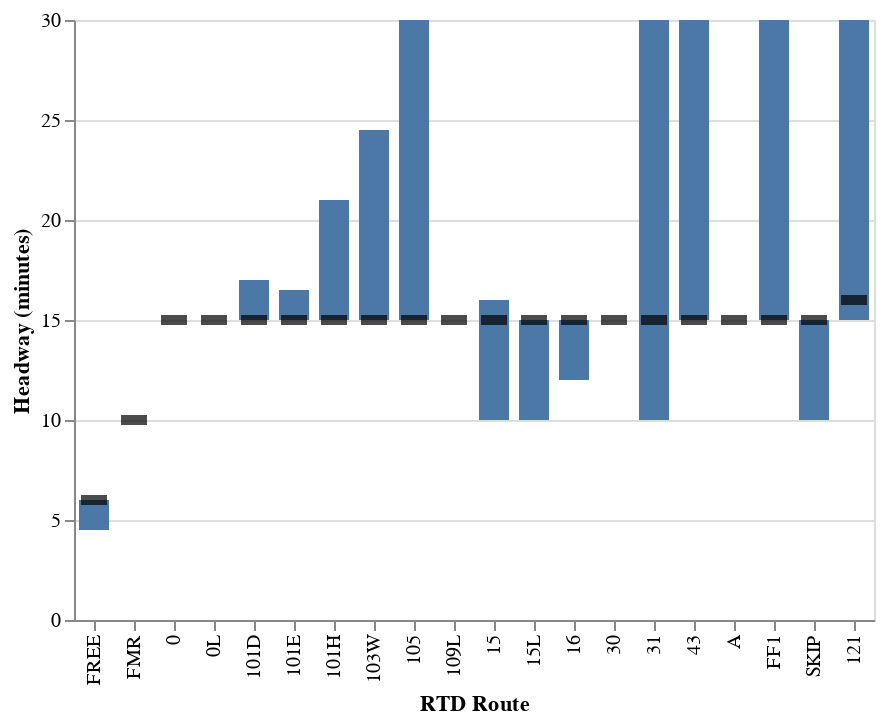

This figure's notebook cell:
### Code cell
headways_url = "https://raw.githubusercontent.com/kcanderson/vega-lite-test/refs/heads/main/data/headways_weekdays.json"
alt.data_transformers.enable("vegafusion")

slider_max = alt.binding_range(min=0, max=150, step=1, name='Max avg. headway (min):')
maxh_var = alt.param(value=20, bind=slider_max)

service_id_selections = list(headwaysdf["service_id"].value_counts().keys())
service_dropdown = alt.binding_select(options=service_id_selections, name='Service')
#selection = alt.select_point(fields=['service_id'], bind=service_dropdown)

c = alt.LayerChart(data=headwaysdf).encode(
    x=alt.X(
        'route_id:N',
        sort=alt.SortField(field="median"),
        title="RTD Route",
    ),
    tooltip=["min:Q", 'q1:Q', "median:Q", "mean:Q", 'q3:Q', "max:Q"],
).transform_aggregate(
    median="median(headway_minutes)",
    q1="q1(headway_minutes)",
    q3="q3(headway_minutes)",
    min="min(headway_minutes)",
    max="max(headway_minutes)",
    mean="mean(headway_minutes)",
    groupby=["route_id"],
).transform_filter(
    alt.FieldRangePredicate(field='median', range=[0, maxh_var])
).add_layers(
    alt.Chart().mark_bar(width=15).encode(y='q1:Q', y2='q3:Q'),
    alt.Chart().mark_tick(color='black', width=13, thickness=5).encode(
        y=alt.Y('median:Q', title="Headway (minutes)")
    ),
).add_params(
    maxh_var
)

c

### Figure 1 — Vega specification as saved in the notebook (floating-point values rounded to 4 significant figures)
{"$schema": "https://vega.github.io/schema/vega/v6.json", "data": [{"name": "_server_source_0", "values": [{"route_id": "0", "median": 15.0, "q1": 15.0, "q3": 15.0, "min": 10.0, "max": 60.0, "mean": 16.95}, {"route_id": "0B", "median": 30.0, "q1": 30.0, "q3": 30.0, "min": 26.0, "max": 34.0, "mean": 30.01}, {"route_id": "0L", "median": 15.0, "q1": 15.0, "q3": 15.0, "min": 13.0, "max": 16.0, "mean": 14.95}, {"route_id": "1", "median": 60.0, "q1": 60.0, "q3": 60.0, "min": 57.0, "max": 63.0, "mean": 59.95}, {"route_id": "10", "median": 28.0, "q1": 12.25, "q3": 33.0, "min": 0.0, "max": 77.0, "mean": 28.81}, {"route_id": "100", "median": 60.0, "q1": 30.0, "q3": 60.0, "min": 0.0, "max": 63.0, "mean": 46.1}, {"route_id": "101D", "median": 15.0, "q1": 15.0, "q3": 17.0, "min": 0.0, "max": 30.0, "mean": 17.24}, {"route_id": "101E", "median": 15.0, "q1": 15.0, "q3": 16.5, "min": 0.5, "max": 31.0, "mean": 17.39}, {"route_id": "101H", "median": 15.0, "q1": 15.0, "q3": 21.0, "min": 2.0, "max": 34.5, "mean": 18.56}, {"route_id": "103W", "median": 15.0, "q1": 15.0, "q3": 24.5, "min": 4.75, "max": 30.0, "mean": 17.53}, {"route_id": "104L", "median": 60.0, "q1": 31.5, "q3": 60.0, "min": 25.0, "max": 92.0, "mean": 55.83}, {"route_id": "105", "median": 15.0, "q1": 15.0, "q3": 30.0, "min": 10.0, "max": 75.0, "mean": 20.8}, {"route_id": "107R", "median": 30.0, "q1": 30.0, "q3": 30.0, "min": 15.0, "max": 33.0, "mean": 29.72}, {"route_id": "109L", "median": 15.0, "q1": 15.0, "q3": 15.0, "min": 14.25, "max": 31.5, "mean": 16.71}, {"route_id": "11", "median": 30.0, "q1": 30.0, "q3": 59.0, "min": 7.0, "max": 112.0, "mean": 39.07}, {"route_id": "112", "median": 60.0, "q1": 60.0, "q3": 60.0, "min": 56.0, "max": 61.0, "mean": 59.92}, {"route_id": "113B", "median": 60.0, "q1": 60.0, "q3": 60.0, "min": 60.0, "max": 60.0, "mean": 60.0}, {"route_id": "113G", "median": 30.0, "q1": 30.0, "q3": 30.0, "min": 30.0, "max": 30.0, "mean": 30.0}, {"route_id": "116X", "median": 60.0, "q1": 58.0, "q3": 60.5, "min": 52.0, "max": 62.0, "mean": 58.5}, {"route_id": "117N", "median": 30.0, "q1": 30.0, "q3": 30.0, "min": 30.0, "max": 30.0, "mean": 30.0}, {"route_id": "12", "median": 30.0, "q1": 25.5, "q3": 30.0, "min": 0.0, "max": 33.0, "mean": 25.75}, {"route_id": "120", "median": 60.0, "q1": 46.75, "q3": 60.0, "min": 16.0, "max": 68.0, "mean": 52.48}, {"route_id": "120L", "median": 60.0, "q1": 60.0, "q3": 60.0, "min": 57.0, "max": 62.0, "mean": 60.03}, {"route_id": "120X", "median": 30.0, "q1": 16.0, "q3": 30.0, "min": 15.0, "max": 183.0, "mean": 30.25}, {"route_id": "121", "median": 16.0, "q1": 15.0, "q3": 30.0, "min": 1.0, "max": 60.0, "mean": 21.65}, {"route_id": "130", "median": 30.0, "q1": 30.0, "q3": 30.0, "min": 27.0, "max": 68.0, "mean": 31.87}, {"route_id": "133", "median": 30.0, "q1": 30.0, "q3": 30.0, "min": 27.0, "max": 68.0, "mean": 32.19}, {"route_id": "135", "median": 60.0, "q1": 40.0, "q3": 60.0, "min": 20.0, "max": 90.0, "mean": 52.56}, {"route_id": "139", "median": 60.0, "q1": 60.0, "q3": 60.0, "min": 56.0, "max": 64.0, "mean": 60.0}, {"route_id": "14", "median": 30.0, "q1": 30.0, "q3": 30.0, "min": 29.0, "max": 61.0, "mean": 35.98}, {"route_id": "145X", "median": 83.0, "q1": 70.0, "q3": 96.0, "min": 70.0, "max": 96.0, "mean": 83.0}, {"route_id": "15", "median": 15.0, "q1": 10.0, "q3": 16.0, "min": 0.0, "max": 34.0, "mean": 14.25}, {"route_id": "153", "median": 30.0, "q1": 15.0, "q3": 30.0, "min": 1.0, "max": 70.0, "mean": 26.3}, {"route_id": "15L", "median": 15.0, "q1": 10.0, "q3": 15.0, "min": 0.0, "max": 60.0, "mean": 15.61}, {"route_id": "16", "median": 15.0, "q1": 12.0, "q3": 15.0, "min": 5.0, "max": 35.0, "mean": 16.19}, {"route_id": "169", "median": 60.0, "q1": 60.0, "q3": 60.0, "min": 56.0, "max": 67.0, "mean": 60.04}, {"route_id": "169L", "median": 60.0, "q1": 53.0, "q3": 86.0, "min": 30.0, "max": 390.0, "mean": 119.4}, {"route_id": "17", "median": 30.0, "q1": 15.0, "q3": 30.0, "min": 13.0, "max": 63.0, "mean": 28.13}, {"route_id": "19", "median": 60.0, "q1": 30.0, "q3": 60.0, "min": 27.0, "max": 71.0, "mean": 47.06}, {"route_id": "20", "median": 60.0, "q1": 30.0, "q3": 60.0, "min": 3.0, "max": 81.0, "mean": 46.33}, {"route_id": "204", "median": 30.0, "q1": 15.0, "q3": 60.0, "min": 7.0, "max": 63.0, "mean": 36.78}, {"route_id": "205", "median": 30.0, "q1": 30.0, "q3": 30.0, "min": 5.0, "max": 61.0, "mean": 33.75}, {"route_id": "206", "median": 36.5, "q1": 28.25, "q3": 59.25, "min": 2.0, "max": 60.0, "mean": 38.11}, {"route_id": "208", "median": 60.0, "q1": 60.0, "q3": 60.0, "min": 7.0, "max": 75.0, "mean": 59.07}, {"route_id": "21", "median": 30.0, "q1": 30.0, "q3": 56.25, "min": 0.0, "max": 86.0, "mean": 35.22}, {"route_id": "225", "median": 36.5, "q1": 30.0, "q3": 60.0, "min": 8.0, "max": 120.0, "mean": 45.18}, {"route_id": "225D", "median": 60.0, "q1": 39.0, "q3": 60.0, "min": 15.0, "max": 120.0, "mean": 54.8}, {"route_id": "225T", "median": 145.0, "q1": 61.0, "q3": 365.5, "min": 32.0, "max": 453.0, "mean": 207.8}, {"route_id": "228A", "median": 60.0, "q1": 60.0, "q3": 60.0, "min": 52.0, "max": 184.0, "mean": 63.65}, {"route_id": "228F", "median": 60.5, "q1": 59.75, "q3": 151.0, "min": 57.0, "max": 418.0, "mean": 149.4}, {"route_id": "24", "median": 60.0, "q1": 60.0, "q3": 60.0, "min": 19.0, "max": 69.0, "mean": 58.6}, {"route_id": "28", "median": 60.0, "q1": 60.0, "q3": 60.0, "min": 15.0, "max": 92.0, "mean": 56.89}, {"route_id": "3", "median": 30.0, "q1": 28.0, "q3": 36.0, "min": 1.0, "max": 103.0, "mean": 32.74}, {"route_id": "30", "median": 15.0, "q1": 15.0, "q3": 15.0, "min": 14.0, "max": 60.0, "mean": 19.55}, {"route_id": "31", "median": 15.0, "q1": 10.0, "q3": 30.0, "min": 0.0, "max": 48.0, "mean": 17.65}, {"route_id": "32", "median": 60.0, "q1": 60.0, "q3": 60.0, "min": 44.0, "max": 66.0, "mean": 59.78}, {"route_id": "323", "median": 60.0, "q1": 60.0, "q3": 60.0, "min": 58.0, "max": 63.0, "mean": 60.07}, {"route_id": "324", "median": 30.0, "q1": 30.0, "q3": 60.0, "min": 29.0, "max": 69.0, "mean": 42.4}, {"route_id": "326", "median": 30.0, "q1": 30.0, "q3": 59.75, "min": 29.0, "max": 61.0, "mean": 38.57}, {"route_id": "327", "median": 60.0, "q1": 60.0, "q3": 60.0, "min": 59.0, "max": 61.0, "mean": 59.95}, {"route_id": "35", "median": 30.0, "q1": 30.0, "q3": 57.5, "min": 15.0, "max": 70.0, "mean": 37.62}, {"route_id": "36", "median": 60.0, "q1": 60.0, "q3": 60.0, "min": 11.0, "max": 60.0, "mean": 59.42}, {"route_id": "37", "median": 30.0, "q1": 29.0, "q3": 30.0, "min": 1.0, "max": 377.0, "mean": 53.77}, {"route_id": "38", "median": 30.0, "q1": 30.0, "q3": 30.0, "min": 25.0, "max": 81.0, "mean": 34.32}, {"route_id": "3L", "median": 60.0, "q1": 60.0, "q3": 60.0, "min": 60.0, "max": 60.0, "mean": 60.0}, {"route_id": "4", "median": 60.0, "q1": 30.0, "q3": 60.0, "min": 28.0, "max": 63.0, "mean": 47.83}, {"route_id": "40", "median": 29.0, "q1": 15.0, "q3": 30.0, "min": 0.0, "max": 55.0, "mean": 22.17}, {"route_id": "402L", "median": 60.0, "q1": 60.0, "q3": 60.0, "min": 35.0, "max": 65.0, "mean": 59.44}, {"route_id": "42", "median": 30.0, "q1": 29.25, "q3": 30.0, "min": 3.0, "max": 60.0, "mean": 27.16}, {"route_id": "43", "median": 15.0, "q1": 15.0, "q3": 30.0, "min": 12.0, "max": 60.0, "mean": 20.29}, {"route_id": "44", "median": 60.0, "q1": 60.0, "q3": 60.0, "min": 24.0, "max": 69.0, "mean": 57.82}, {"route_id": "45", "median": 30.0, "q1": 30.0, "q3": 30.0, "min": 5.0, "max": 53.0, "mean": 30.06}, {"route_id": "46", "median": 30.0, "q1": 30.0, "q3": 30.0, "min": 30.0, "max": 60.0, "mean": 35.33}, {"route_id": "48", "median": 30.0, "q1": 30.0, "q3": 31.0, "min": 26.0, "max": 63.0, "mean": 33.98}, {"route_id": "483", "median": 60.0, "q1": 58.0, "q3": 60.0, "min": 33.0, "max": 72.0, "mean": 58.45}, {"route_id": "49", "median": 30.0, "q1": 30.0, "q3": 30.0, "min": 28.0, "max": 60.0, "mean": 32.24}, {"route_id": "51", "median": 30.0, "q1": 30.0, "q3": 31.0, "min": 27.0, "max": 79.0, "mean": 36.39}, {"route_id": "52", "median": 30.0, "q1": 30.0, "q3": 60.0, "min": 10.0, "max": 71.0, "mean": 39.94}, {"route_id": "520", "median": 60.0, "q1": 60.0, "q3": 60.0, "min": 60.0, "max": 60.0, "mean": 60.0}, {"route_id": "59", "median": 60.0, "q1": 60.0, "q3": 60.0, "min": 56.0, "max": 70.0, "mean": 60.35}, {"route_id": "6", "median": 30.0, "q1": 30.0, "q3": 60.0, "min": 15.0, "max": 72.0, "mean": 38.78}, {"route_id": "65", "median": 30.0, "q1": 30.0, "q3": 60.0, "min": 3.0, "max": 64.0, "mean": 38.51}, {"route_id": "66", "median": 60.0, "q1": 60.0, "q3": 60.0, "min": 29.0, "max": 64.0, "mean": 58.29}, {"route_id": "7", "median": 32.5, "q1": 30.0, "q3": 60.0, "min": 20.0, "max": 60.0, "mean": 44.51}, {"route_id": "72", "median": 60.0, "q1": 60.0, "q3": 60.0, "min": 57.0, "max": 64.0, "mean": 60.03}, {"route_id": "73", "median": 30.0, "q1": 15.0, "q3": 30.0, "min": 1.0, "max": 60.0, "mean": 24.65}, {"route_id": "76", "median": 30.0, "q1": 30.0, "q3": 53.0, "min": 0.0, "max": 110.0, "mean": 35.25}, {"route_id": "8", "median": 60.0, "q1": 31.5, "q3": 60.0, "min": 0.0, "max": 72.0, "mean": 49.34}, {"route_id": "83D", "median": 30.0, "q1": 30.0, "q3": 30.0, "min": 24.0, "max": 60.0, "mean": 30.33}, {"route_id": "83L", "median": 30.0, "q1": 30.0, "q3": 30.0, "min": 11.0, "max": 45.0, "mean": 29.71}, {"route_id": "88", "median": 60.0, "q1": 30.0, "q3": 60.0, "min": 30.0, "max": 60.0, "mean": 46.29}, {"route_id": "88L", "median": 60.0, "q1": 60.0, "q3": 60.0, "min": 59.0, "max": 60.0, "mean": 59.99}, {"route_id": "9", "median": 60.0, "q1": 60.0, "q3": 60.0, "min": 58.0, "max": 65.0, "mean": 60.52}, {"route_id": "92", "median": 30.0, "q1": 30.0, "q3": 60.0, "min": 28.0, "max": 64.0, "mean": 39.75}, {"route_id": "93L", "median": 60.0, "q1": 60.0, "q3": 60.0, "min": 56.0, "max": 64.0, "mean": 59.65}, {"route_id": "99", "median": 30.0, "q1": 30.0, "q3": 30.0, "min": 30.0, "max": 60.0, "mean": 33.56}, {"route_id": "A", "median": 15.0, "q1": 15.0, "q3": 15.0, "min": 15.0, "max": 45.0, "mean": 18.15}, {"route_id": "AB1", "median": 60.0, "q1": 40.0, "q3": 60.0, "min": 5.0, "max": 120.0, "mean": 53.35}, {"route_id": "AB2", "median": 60.0, "q1": 60.0, "q3": 62.5, "min": 59.0, "max": 420.0, "mean": 103.6}, {"route_id": "AB3", "median": 60.0, "q1": 60.0, "q3": 285.0, "min": 57.0, "max": 510.0, "mean": 188.1}, {"route_id": "ART", "median": 60.0, "q1": 60.0, "q3": 60.0, "min": 43.0, "max": 70.0, "mean": 60.01}, {"route_id": "AT", "median": 60.0, "q1": 49.0, "q3": 60.0, "min": 7.0, "max": 68.0, "mean": 48.03}, {"route_id": "BOLT", "median": 60.0, "q1": 30.0, "q3": 60.0, "min": 27.0, "max": 67.0, "mean": 51.31}, {"route_id": "BOND", "median": 30.0, "q1": 15.0, "q3": 30.0, "min": 12.0, "max": 31.0, "mean": 23.65}, {"route_id": "CV", "median": 58.5, "q1": 56.75, "q3": 60.0, "min": 56.0, "max": 60.0, "mean": 58.25}, {"route_id": "DASH", "median": 30.0, "q1": 21.0, "q3": 60.0, "min": 7.0, "max": 98.0, "mean": 37.42}, {"route_id": "EV", "median": 60.0, "q1": 60.0, "q3": 60.0, "min": 60.0, "max": 60.0, "mean": 60.0}, {"route_id": "FF1", "median": 15.0, "q1": 15.0, "q3": 30.0, "min": 13.0, "max": 62.0, "mean": 22.32}, {"route_id": "FF2", "median": 25.0, "q1": 15.0, "q3": 38.0, "min": 7.0, "max": 536.0, "mean": 84.2}, {"route_id": "FF3", "median": 60.0, "q1": 60.0, "q3": 60.0, "min": 60.0, "max": 60.0, "mean": 60.0}, {"route_id": "FF4", "median": 50.0, "q1": 37.0, "q3": 65.0, "min": 30.0, "max": 378.0, "mean": 91.47}, {"route_id": "FF5", "median": 69.0, "q1": 46.75, "q3": 88.75, "min": 25.0, "max": 413.0, "mean": 123.8}, {"route_id": "FMR", "median": 10.0, "q1": 10.0, "q3": 10.0, "min": 9.0, "max": 369.0, "mean": 20.01}, {"route_id": "FREE", "median": 6.0, "q1": 4.5, "q3": 6.0, "min": 4.5, "max": 15.0, "mean": 6.235}, {"route_id": "GS", "median": 89.5, "q1": 86.0, "q3": 357.0, "min": 82.0, "max": 449.0, "mean": 206.8}, {"route_id": "JUMP", "median": 25.0, "q1": 15.0, "q3": 31.0, "min": 4.0, "max": 68.0, "mean": 24.36}, {"route_id": "LD1", "median": 60.0, "q1": 57.75, "q3": 78.0, "min": 40.0, "max": 480.0, "mean": 138.5}, {"route_id": "LD3", "median": 60.0, "q1": 43.0, "q3": 94.5, "min": 3.0, "max": 160.0, "mean": 67.67}, {"route_id": "LX2", "median": 96.5, "q1": 83.25, "q3": 398.5, "min": 60.0, "max": 502.0, "mean": 222.2}, {"route_id": "NB1", "median": 60.0, "q1": 60.0, "q3": 60.0, "min": 35.0, "max": 90.0, "mean": 61.48}, {"route_id": "NB2", "median": 60.0, "q1": 60.0, "q3": 73.75, "min": 60.0, "max": 130.0, "mean": 75.28}, {"route_id": "PD", "median": 65.5, "q1": 58.5, "q3": 72.75, "min": 54.0, "max": 78.0, "mean": 65.75}, {"route_id": "RX", "median": 59.0, "q1": 35.25, "q3": 64.75, "min": 17.0, "max": 451.0, "mean": 127.1}, {"route_id": "SKIP", "median": 15.0, "q1": 10.0, "q3": 15.0, "min": 5.0, "max": 31.0, "mean": 14.31}]}, {"name": "source_0", "source": "_server_source_0", "transform": [{"type": "filter", "expr": "inrange(datum[\"median\"], [0, param_91384b5e19be36eb])"}, {"type": "project", "fields": ["max", "mean", "median", "min", "q1", "q3", "route_id"]}]}, {"name": "data_1", "source": "source_0", "transform": [{"type": "filter", "expr": "isValid(datum[\"q1\"]) && isFinite(+datum[\"q1\"])"}, {"type": "project", "fields": ["max", "mean", "median", "min", "q1", "q3", "route_id"]}]}, {"name": "data_2", "source": "source_0", "transform": [{"type": "filter", "expr": "isValid(datum[\"median\"]) && isFinite(+datum[\"median\"])"}, {"type": "project", "fields": ["max", "mean", "median", "min", "q1", "q3", "route_id"]}]}, {"name": "source_0_x_domain_route_id", "source": "source_0", "transform": [{"type": "aggregate", "groupby": ["route_id"], "fields": ["median"], "ops": ["min"], "as": ["sort_field"]}, {"type": "project", "fields": ["route_id", "sort_field"]}]}], "signals": [{"name": "x_step", "value": 20}, {"name": "width", "update": "bandspace(domain('x').length, 0.1, 0.05) * x_step"}, {"name": "param_91384b5e19be36eb", "value": 20, "bind": {"input": "range", "max": 150, "min": 0, "name": "Max avg. headway (min):", "step": 1}}], "marks": [{"type": "rect", "name": "layer_0_marks", "from": {"data": "data_1"}, "encode": {"update": {"tooltip": {"signal": "{\"min\": format(datum[\"min\"], \"\"), \"q1\": format(datum[\"q1\"], \"\"), \"median\": format(datum[\"median\"], \"\"), \"mean\": format(datum[\"mean\"], \"\"), \"q3\": format(datum[\"q3\"], \"\"), \"max\": format(datum[\"max\"], \"\")}"}, "y": {"field": "q1", "scale": "y"}, "xc": {"field": "route_id", "scale": "x", "band": 0.5}, "width": {"value": 15}, "y2": {"field": "q3", "scale": "y"}, "fill": {"value": "#4c78a8"}}}, "style": ["bar"]}, {"type": "rect", "name": "layer_1_marks", "from": {"data": "data_2"}, "encode": {"update": {"opacity": {"value": 0.7}, "height": {"value": 5}, "width": {"value": 13}, "fill": {"value": "black"}, "tooltip": {"signal": "{\"min\": format(datum[\"min\"], \"\"), \"q1\": format(datum[\"q1\"], \"\"), \"median\": format(datum[\"median\"], \"\"), \"mean\": format(datum[\"mean\"], \"\"), \"q3\": format(datum[\"q3\"], \"\"), \"max\": format(datum[\"max\"], \"\")}"}, "yc": {"field": "median", "scale": "y"}, "xc": {"field": "route_id", "scale": "x", "band": 0.5}}}, "style": ["tick"]}], "scales": [{"name": "x", "type": "band", "domain": {"data": "source_0_x_domain_route_id", "field": "route_id", "sort": {"op": "max", "field": "sort_field"}}, "range": {"step": {"signal": "x_step"}}, "paddingOuter": 0.05, "paddingInner": 0.1}, {"name": "y", "type": "linear", "domain": {"fields": [{"data": "data_1", "field": "q1"}, {"data": "data_1", "field": "q3"}, {"data": "data_2", "field": "median"}]}, "range": [{"signal": "height"}, 0], "zero": true, "nice": true}], "axes": [{"scale": "y", "minExtent": 0, "domain": false, "maxExtent": 0, "tickCount": {"signal": "ceil(height/40)"}, "orient": "left", "labels": false, "aria": false, "grid": true, "gridScale": "x", "ticks": false, "zindex": 0}, {"scale": "x", "grid": false, "labelAlign": "right", "zindex": 0, "labelAngle": 270, "orient": "bottom", "labelBaseline": "middle", "title": "RTD Route"}, {"scale": "y", "zindex": 0, "orient": "left", "grid": false, "title": "Headway (minutes)", "labelOverlap": true, "tickCount": {"signal": "ceil(height/40)"}}], "padding": 5, "background": "white", "style": "cell", "height": 300}
